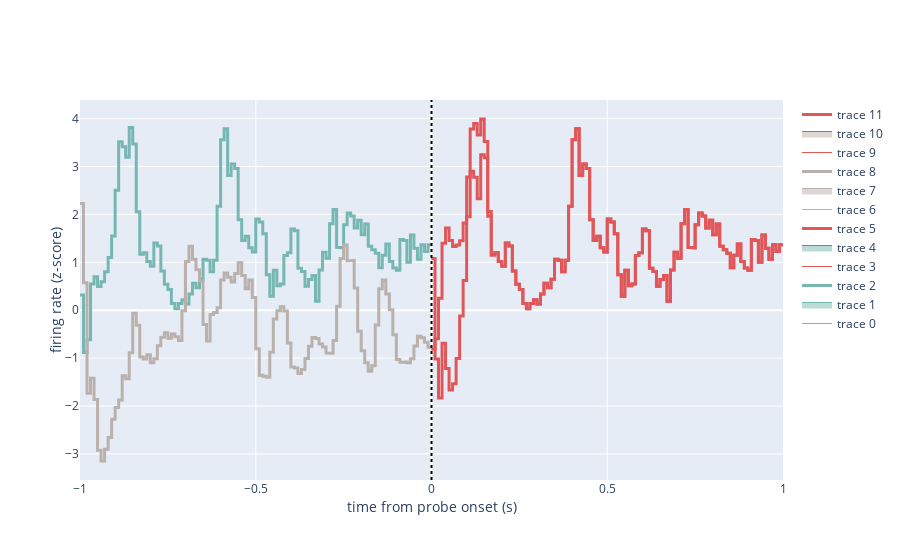

Source (notebook cell):
### Markdown cell above
# try to run some of my analysis on the fit

### Code cell
# signal_reliability(ctx['val']['resp'], r'\ASTIM_sequence*', threshold=0.1)
fig = plot_raw_pair(cellid, contexts=[8,10], probe=8, modelspec=modelspecname, ctx=ctx)
fig.show()

### Figure 1 — Plotly figure (JSON) as saved in the notebook; plotly's stock layout.template omitted (floating-point values rounded to 4 significant figures; data arrays with more than 128 entries replaced by an {"elided": "..."} marker saying what was removed)
{"data": [{"line": {"color": "#76B7B2", "width": 1}, "mode": "lines", "x": {"elided": "200 float values"}, "y": {"elided": "200 float values"}, "type": "scatter"}, {"fill": "tonexty", "line": {"color": "#76B7B2", "width": 1}, "mode": "lines", "x": {"elided": "200 float values"}, "y": {"elided": "200 float values"}, "type": "scatter"}, {"line": {"color": "#76B7B2", "width": 3}, "mode": "lines", "x": {"elided": "200 float values"}, "y": {"elided": "200 float values"}, "type": "scatter"}, {"line": {"color": "#E15759", "width": 1}, "mode": "lines", "x": {"elided": "200 float values"}, "y": {"elided": "200 float values"}, "type": "scatter"}, {"fill": "tonexty", "fillcolor": "rgba(118, 183, 178, 0.5)", "line": {"color": "#E15759", "width": 1}, "mode": "lines", "x": {"elided": "200 float values"}, "y": {"elided": "200 float values"}, "type": "scatter"}, {"line": {"color": "#E15759", "width": 3}, "mode": "lines", "x": {"elided": "200 float values"}, "y": {"elided": "200 float values"}, "type": "scatter"}, {"line": {"color": "#BAB0AC", "width": 1}, "mode": "lines", "x": {"elided": "200 float values"}, "y": {"elided": "200 float values"}, "type": "scatter"}, {"fill": "tonexty", "line": {"color": "#BAB0AC", "width": 1}, "mode": "lines", "x": {"elided": "200 float values"}, "y": {"elided": "200 float values"}, "type": "scatter"}, {"line": {"color": "#BAB0AC", "width": 3}, "mode": "lines", "x": {"elided": "200 float values"}, "y": {"elided": "200 float values"}, "type": "scatter"}, {"line": {"color": "#E15759", "width": 1}, "mode": "lines", "x": {"elided": "200 float values"}, "y": {"elided": "200 float values"}, "type": "scatter"}, {"fill": "tonexty", "fillcolor": "rgba(186, 176, 172, 0.5)", "line": {"color": "#E15759", "width": 1}, "mode": "lines", "x": {"elided": "200 float values"}, "y": {"elided": "200 float values"}, "type": "scatter"}, {"line": {"color": "#E15759", "width": 3}, "mode": "lines", "x": {"elided": "200 float values"}, "y": {"elided": "200 float values"}, "type": "scatter"}], "layout": {"xaxis": {"title": {"text": "time from probe onset (s)", "standoff": 0}, "range": [-1.0, 1.0]}, "shapes": [{"line": {"color": "black", "dash": "dot", "width": 2}, "opacity": 1, "type": "line", "x0": 0, "x1": 0, "xref": "x", "y0": 0, "y1": 1, "yref": "y domain"}], "yaxis": {"title": {"text": "firing rate (z-score)", "standoff": 0}}}}
